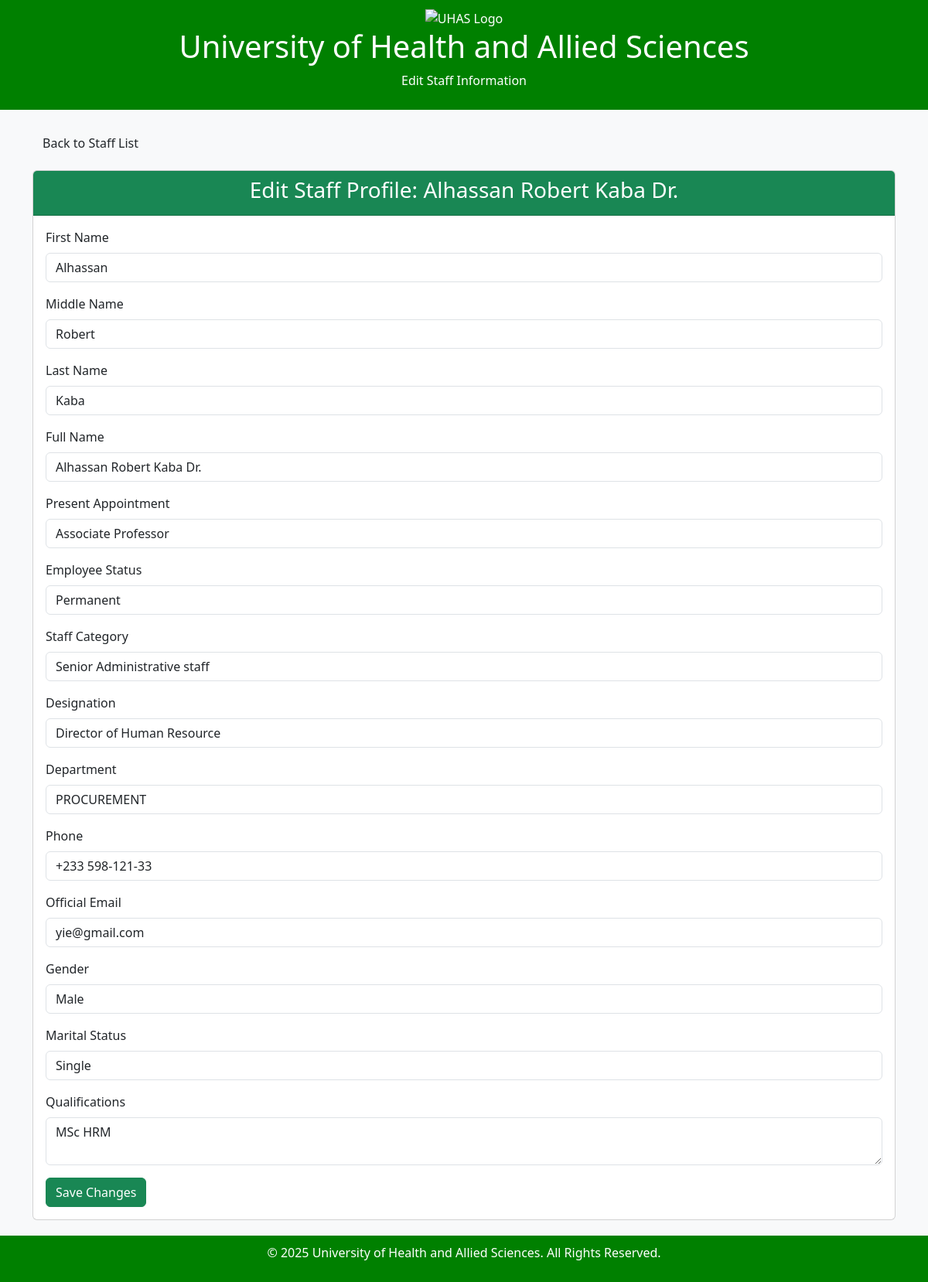
The page /update_staff_details.php?id=186 on the database its author committed.
### tables this page shows
CREATE TABLE `staff` (
  `id` int(11) NOT NULL,
  `staff_id` varchar(11) NOT NULL,
  `controller_no` varchar(50) NOT NULL,
  `ghanacard_no` text NOT NULL,
  `duty_status` varchar(50) NOT NULL,
  `status` varchar(50) DEFAULT NULL,
  `from_date` date DEFAULT NULL,
  `to_date` date DEFAULT NULL,
  `first_name` varchar(100) DEFAULT NULL,
  `middle_name` varchar(100) DEFAULT NULL,
  `last_name` varchar(100) DEFAULT NULL,
  `title` text DEFAULT NULL,
  `full_name` varchar(255) DEFAULT NULL,
  `designation` text NOT NULL,
  `employee_status` text NOT NULL,
  `date_on_present_grade` date DEFAULT NULL,
  `present_appointment` varchar(255) DEFAULT NULL,
  `dob` date DEFAULT NULL,
  `marital_status` varchar(20) DEFAULT NULL,
  `gender` varchar(10) DEFAULT NULL,
  `hometown` varchar(100) DEFAULT NULL,
  `qualifications` text DEFAULT NULL,
  `details_of_highest_qualification` text DEFAULT NULL,
  `highest_qualification` varchar(100) DEFAULT NULL,
  `speciality` varchar(100) DEFAULT NULL,
  `first_appointment` date DEFAULT NULL,
  `date_hired` date DEFAULT NULL,
  `assumption_of_duty_date` date DEFAULT NULL,
  `other_appointment` varchar(255) DEFAULT NULL,
  `from_appointment` date DEFAULT NULL,
  `to_appointment` date DEFAULT NULL,
  `staff_category` varchar(50) DEFAULT NULL,
  `department` varchar(100) DEFAULT NULL,
  `directory` varchar(255) DEFAULT NULL,
  `gog_unit` varchar(100) DEFAULT NULL,
  `campus` varchar(100) DEFAULT NULL,
  `end_of_contract_date` date DEFAULT NULL,
  `years_with_uhas` int(11) DEFAULT NULL,
  `phone` varchar(15) DEFAULT NULL,
  `email_official` varchar(100) DEFAULT NULL,
  `email_private` varchar(100) DEFAULT NULL,
  `birthday` date DEFAULT NULL,
  `files` text DEFAULT NULL
);

### update_staff_details.php (the view, shortened to what this page needs)
<?php
require_once 'db.connect.php';
if (isset($_GET['id']) && is_numeric($_GET['id'])) {
    $id = $_GET['id'];
    $sql = "SELECT * FROM staff WHERE id = ?";
    $stmt = $conn->prepare($sql);
    $stmt->bind_param("i", $id);
    $stmt->execute();
    $result = $stmt->get_result();
    if ($result->num_rows == 1) {
        $staff = $result->fetch_assoc();
    } else {
        die("Staff not found.");
    }
} else {
    die("Invalid ID.");
}
?>
<!DOCTYPE html>
<html lang="en">
<head>
    <link rel="stylesheet" href="https://cdn.jsdelivr.net/npm/bootstrap@5.3.2/dist/css/bootstrap.min.css">
</head>
<body>
<header class="uhas-header">
    <img src="uhas_logo.png" alt="UHAS Logo" style="max-width: 150px;">
    <h1>University of Health and Allied Sciences</h1>
    <p>Edit Staff Information</p>
</header>
<div class="container mt-4">
    <a href="staff_details.php" class="btn btn-uhas mb-3">Back to Staff List</a>
    <div class="card">
        <div class="card-header bg-success text-white">
            <h3 class="text-center">Edit Staff Profile: <?= htmlspecialchars($staff['full_name']) ?></h3>
        </div>
        <div class="card-body">
            <form method="POST" action="">
                <div class="mb-3">
                    <label for="first_name" class="form-label">First Name</label>
                    <input type="text" class="form-control" id="first_name" name="first_name" value="<?= htmlspecialchars($staff['first_name']) ?>" required>
                </div>
                <div class="mb-3">
                    <label for="middle_name" class="form-label">Middle Name</label>
                    <input type="text" class="form-control" id="middle_name" name="middle_name" value="<?= htmlspecialchars($staff['middle_name']) ?>">
                </div>
                <div class="mb-3">
                    <label for="last_name" class="form-label">Last Name</label>
                    <input type="text" class="form-control" id="last_name" name="last_name" value="<?= htmlspecialchars($staff['last_name']) ?>" required>
                </div>
                <div class="mb-3">
                    <label for="full_name" class="form-label">Full Name</label>
                    <input type="text" class="form-control" id="full_name" name="full_name" value="<?= htmlspecialchars($staff['full_name']) ?>" required>
                </div>
                <div class="mb-3">
                    <label for="present_appointment" class="form-label">Present Appointment</label>
                    <input type="text" class="form-control" id="present_appointment" name="present_appointment" value="<?= htmlspecialchars($staff['present_appointment']) ?>" required>
                </div>
                <div class="mb-3">
                    <label for="employee_status" class="form-label">Employee Status</label>
                    <input type="text" class="form-control" id="employee_status" name="employee_status" value="<?= htmlspecialchars($staff['employee_status']) ?>" required>
                </div>
                <div class="mb-3">
                    <label for="staff_category" class="form-label">Staff Category</label>
                    <input type="text" class="form-control" id="staff_category" name="staff_category" value="<?= htmlspecialchars($staff['staff_category']) ?>" required>
                </div>
                <div class="mb-3">
                    <label for="designation" class="form-label">Designation</label>
                    <input type="text" class="form-control" id="designation" name="designation" value="<?= htmlspecialchars($staff['designation']) ?>" required>
                </div>
                <div class="mb-3">
                    <label for="department" class="form-label">Department</label>
                    <input type="text" class="form-control" id="department" name="department" value="<?= htmlspecialchars($staff['department']) ?>" required>
                </div>
                <div class="mb-3">
                    <label for="phone" class="form-label">Phone</label>
                    <input type="text" class="form-control" id="phone" name="phone" value="<?= htmlspecialchars($staff['phone']) ?>">
                </div>
                <div class="mb-3">
                    <label for="email_official" class="form-label">Official Email</label>
                    <input type="email" class="form-control" id="email_official" name="email_official" value="<?= htmlspecialchars($staff['email_official']) ?>">
                </div>
                <div class="mb-3">
                    <label for="gender" class="form-label">Gender</label>
                    <select class="form-control" id="gender" name="gender" required>
                        <option value="Male" <?= $staff['gender'] == 'Male' ? 'selected' : '' ?>>Male</option>
                    </select>
                </div>
                <div class="mb-3">
                    <label for="marital_status" class="form-label">Marital Status</label>
                    <input type="text" class="form-control" id="marital_status" name="marital_status" value="<?= htmlspecialchars($staff['marital_status']) ?>">
                </div>
                <div class="mb-3">
                    <label for="qualifications" class="form-label">Qualifications</label>
                    <textarea class="form-control" id="qualifications" name="qualifications"><?= htmlspecialchars($staff['qualifications']) ?></textarea>
                </div>
                <button type="submit" class="btn btn-success">Save Changes</button>
            </form>
        </div>
    </div>
</div>
<footer>
    <p>© <?= date("Y"); ?> University of Health and Allied Sciences. All Rights Reserved.</p>
</footer>
</body>
</html>

### update_staff_details.php (style rules this page uses)
body { background-color: #f8f9fa; }
.uhas-header { background-color: green; color: white; text-align: center; padding: 10px; }
footer { background-color: green; color: white; text-align: center; padding: 10px; margin-top: 20px; }

### rows shown on the page
staff: full_name "Alhassan Robert Kaba Dr.", first_name "Alhassan", middle_name "Robert", last_name "Kaba", present_appointment "Associate Professor", employee_status "Permanent", staff_category "Senior Administrative staff", designation "Director of Human Resource", department "PROCUREMENT", phone "+233 598-121-33", email_official "yie@gmail.com", gender "Male", marital_status "Single", qualifications "MSc HRM"
